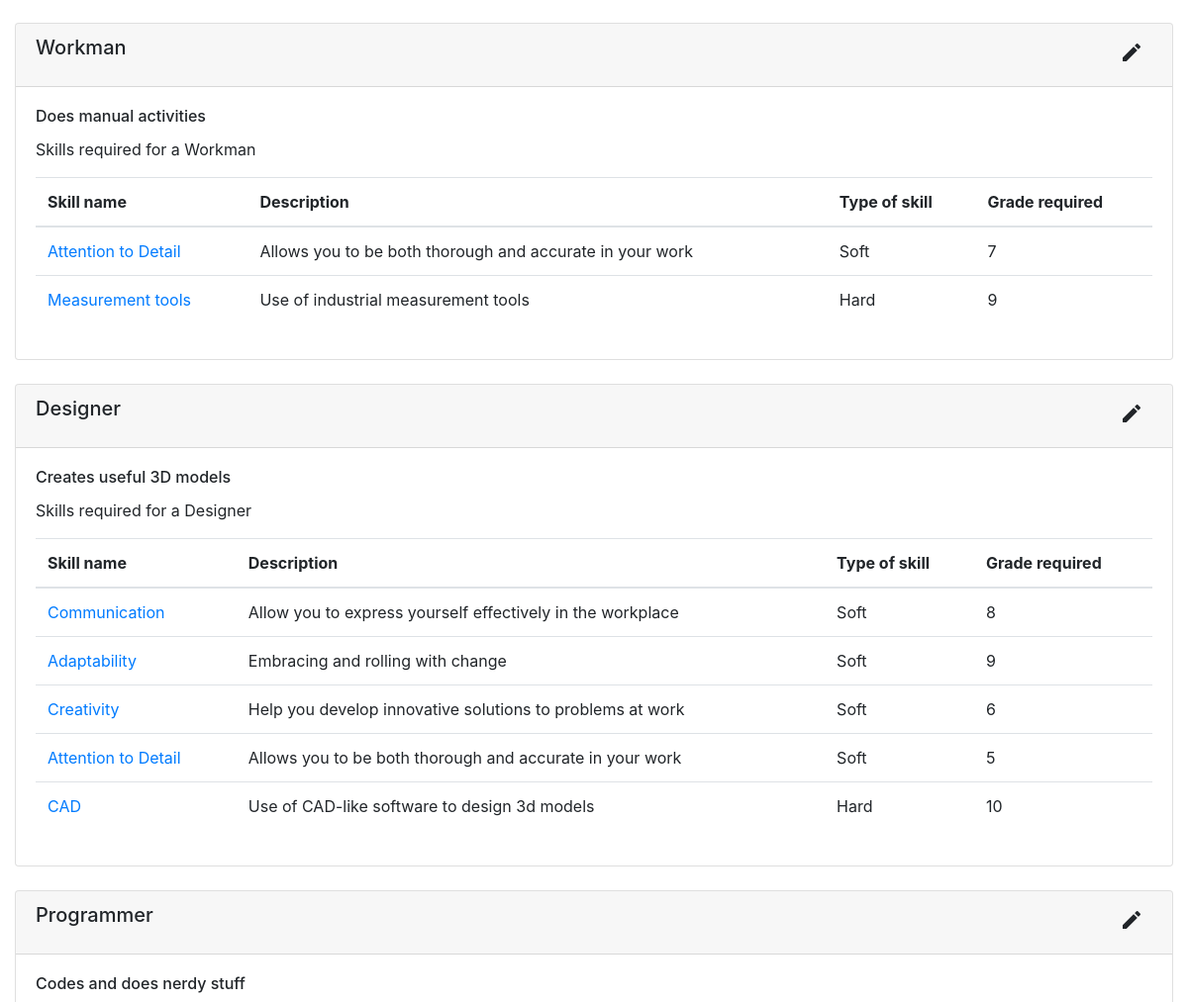
/roles (middle part), run on an earlier commit of the app's database.
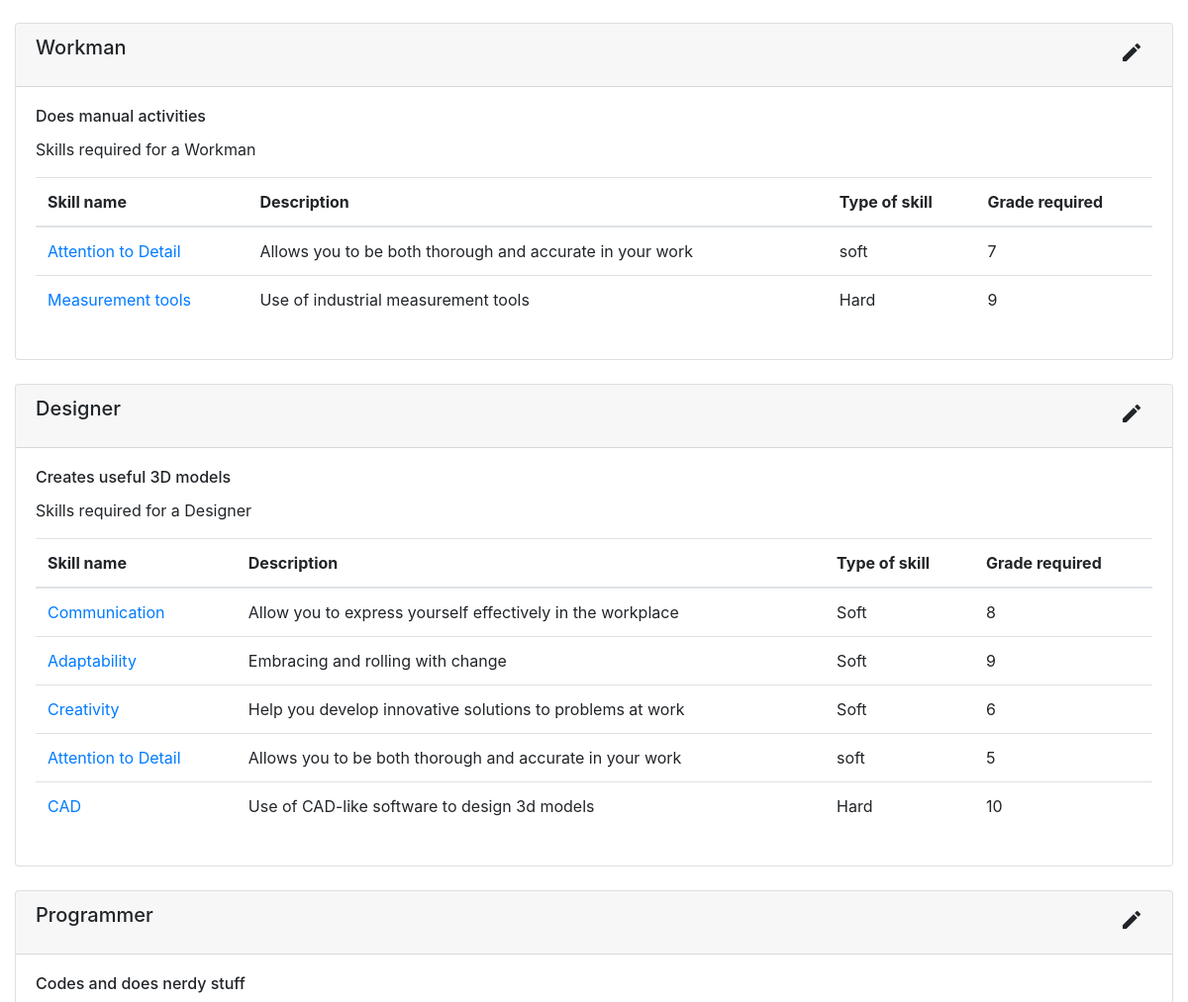
And on a later commit of the database.
### database.py (models this page shows)
class Role_in_project(db.Model):
    __tablename__ = 'role_in_project'
    id = db.Column(db.Integer, primary_key=True)
    name = db.Column(db.String)
    description = db.Column(db.String)
    project = db.relationship("Project", secondary="project_role")
    skill = db.relationship("Skill", secondary="role_in_project_skill")
    def get_skills_required(self):
        skills = get_skills_required_by_role_in_project(self.id)
        grades=[]
        for s in skills:
            grades.append(get_grade_of_skill_required_by_role_in_project(self.id, s.id))
        return skills,grades

class Skill(db.Model):
    __tablename__ = 'skill'
    id = db.Column(db.Integer, primary_key=True)
    name = db.Column(db.String)
    description = db.Column(db.String)
    type = db.Column(db.String) #HAS TO BE "Soft" OR "Hard", no other options
    employee = db.relationship("Employee", secondary="employee_skill")
    training = db.relationship("Training", secondary="training_skill")
    role_in_project = db.relationship('Role_in_project', secondary="role_in_project_skill")
    role = db.relationship("Role", secondary="role_skill")

### app.py (the view)
@app.route('/roles')
def roles():
    roles = get_roles_in_projects()
    return render_template('roles.html', roles=roles)

### database.py (called while the page is built)
def get_roles_in_projects():
    roles=Role_in_project.query.all()
    roles.sort(key=lambda x: x.id)
    return roles

def get_skills_required_by_role_in_project(role_id):
    role = Role_in_project.query.filter(Role_in_project.id == role_id).first()
    skills=role.skill
    return skills

def get_grade_of_skill_required_by_role_in_project(role_id, skill_id):
    link=Role_in_project_Skill.query.filter(Role_in_project_Skill.role_id==role_id, Role_in_project_Skill.skill_id==skill_id).first()
    grade=0
    if link:
        grade=link.grade_required
    return grade

### templates/roles.html (shortened to what this page needs)
{% extends "layout.html" %}
{% block pageContent %}
    <br/>
    <br/>
    <br/>
    <div class="table-responsive">
        {% for role in roles %}
            <div class="card">
                <div class="card-header">
                    <h5 style="display: inline-block">{{ role.name }}</h5>
                    <button type="button" class="btn btn-default btn-sm float-right" id="editRole">
                      <span class="material-icons">edit</span>
                  </button>
                </div>
                <div class="card-body">
                    <h6 class="card-title">{{ role.description }}</h6>
                    {% set skills, grades = role.get_skills_required() %}
                    <p class="card-text">Skills required for a {{ role.name }}</p>
                    <table class="table table-hover">
                        <thead>
                            <tr>
                                <th scope="col">Skill name</th>
                                <th scope="col">Description</th>
                                <th scope="col">Type of skill</th>
                                <th scope="col">Grade required</th>
                            </tr>
                        </thead>
                        <tbody>
                            {% for s in skills %}
                                <tr>
                                    <td><a href="/skill/{{ s.id }}"> {{ s.name }} </a></td>
                                    <td>{{ s.description }}</td>
                                    <td>{{ s.type }}</td>
                                    <td>{{ grades[loop.index - 1] }}</td>
                                </tr>
                            {% endfor %}
                        </tbody>
                    </table>
                </div>
            </div>
            <br/>
        {% endfor %}
    </div>
{% endblock %}

### templates/layout.html (shortened to what this page needs)
<!DOCTYPE html>
<html lang="en">
<head>
    <link rel="stylesheet" href="{{ url_for('static',filename='css/bootstrap.css') }}" >
    <link rel="stylesheet" href="{{ url_for('static',filename='css/bootstrap-override.css') }}" >
</head>
<body>
    <main role="main" id="main-container">
        {% block pageContent %}
        {% endblock %}
    </main>
</body>
</html>

What changed in the data, as far as the page shows it:
changed Skill "Attention to Detail": type "Soft" → "soft"
